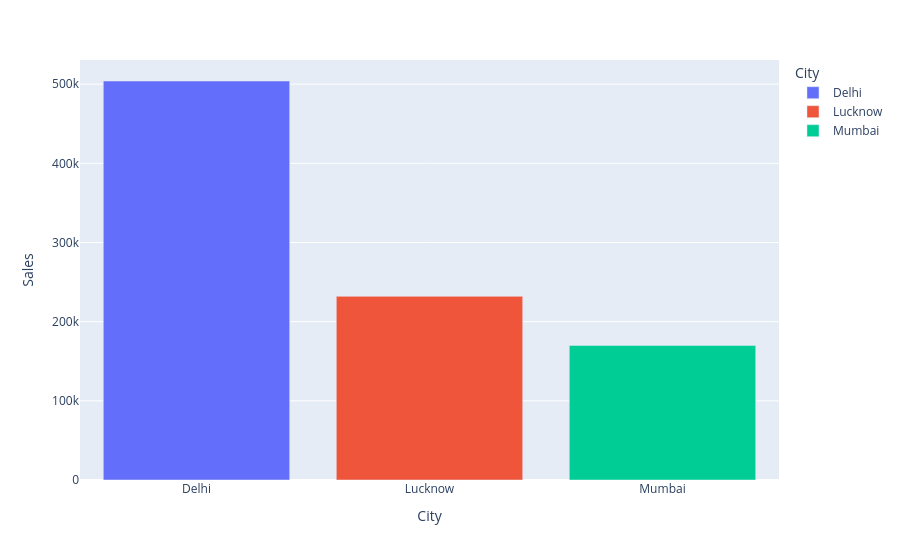

Here is the notebook cell this chart was saved with:
### Code cell
# 6. Using groupby('City'), calculate the total Sales of each city and create a bar chart.

citySales = df.groupby("City")["Sales"].sum().reset_index()

px.bar(
    citySales,
    x = "City",
    y = "Sales",
    color = "City"
)

### Figure 1 — Plotly figure (JSON) as saved in the notebook; plotly's stock layout.template omitted (floating-point values rounded to 4 significant figures)
{"data": [{"hovertemplate": "City=%{x}<br>Sales=%{y}<extra></extra>", "legendgroup": "Delhi", "marker": {"color": "#636efa", "pattern": {"shape": ""}}, "name": "Delhi", "orientation": "v", "showlegend": true, "textposition": "auto", "type": "bar", "x": ["Delhi"], "xaxis": "x", "y": [504000], "yaxis": "y"}, {"hovertemplate": "City=%{x}<br>Sales=%{y}<extra></extra>", "legendgroup": "Lucknow", "marker": {"color": "#EF553B", "pattern": {"shape": ""}}, "name": "Lucknow", "orientation": "v", "showlegend": true, "textposition": "auto", "type": "bar", "x": ["Lucknow"], "xaxis": "x", "y": [232000], "yaxis": "y"}, {"hovertemplate": "City=%{x}<br>Sales=%{y}<extra></extra>", "legendgroup": "Mumbai", "marker": {"color": "#00cc96", "pattern": {"shape": ""}}, "name": "Mumbai", "orientation": "v", "showlegend": true, "textposition": "auto", "type": "bar", "x": ["Mumbai"], "xaxis": "x", "y": [170000], "yaxis": "y"}], "layout": {"barmode": "relative", "legend": {"title": {"text": "City"}, "tracegroupgap": 0}, "margin": {"t": 60}, "xaxis": {"anchor": "y", "categoryarray": ["Delhi", "Lucknow", "Mumbai"], "categoryorder": "array", "domain": [0, 1], "title": {"text": "City"}}, "yaxis": {"anchor": "x", "domain": [0, 1], "title": {"text": "Sales"}}}}
